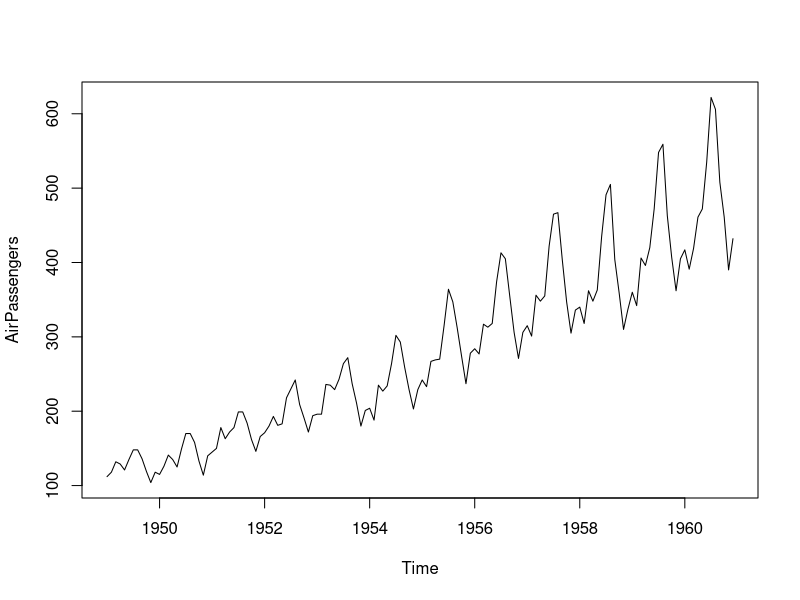
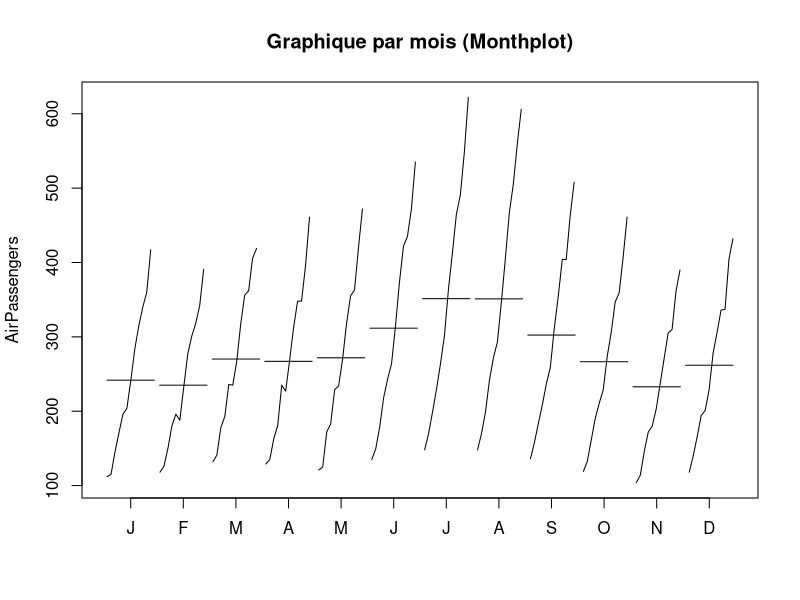
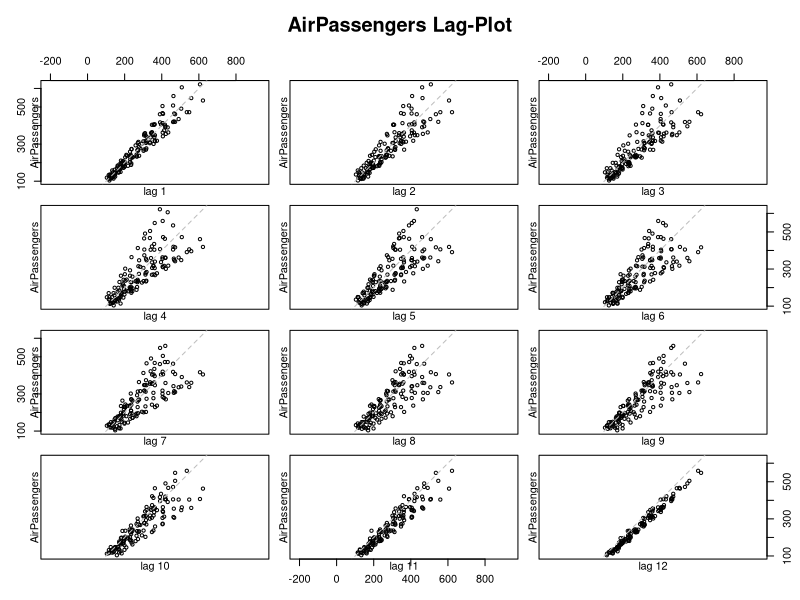
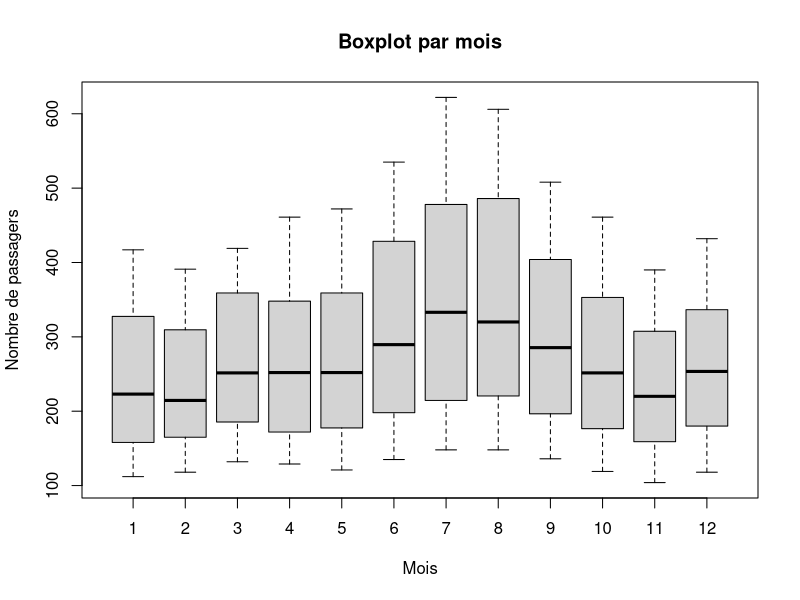
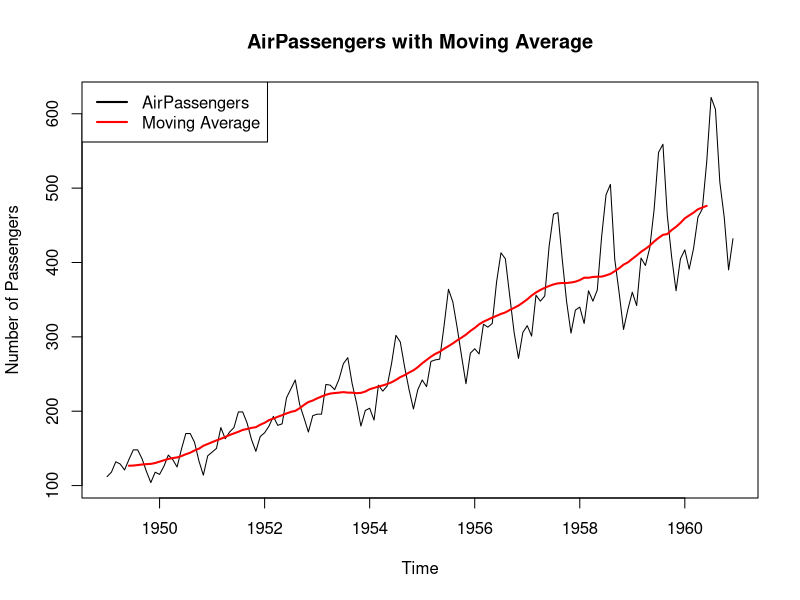
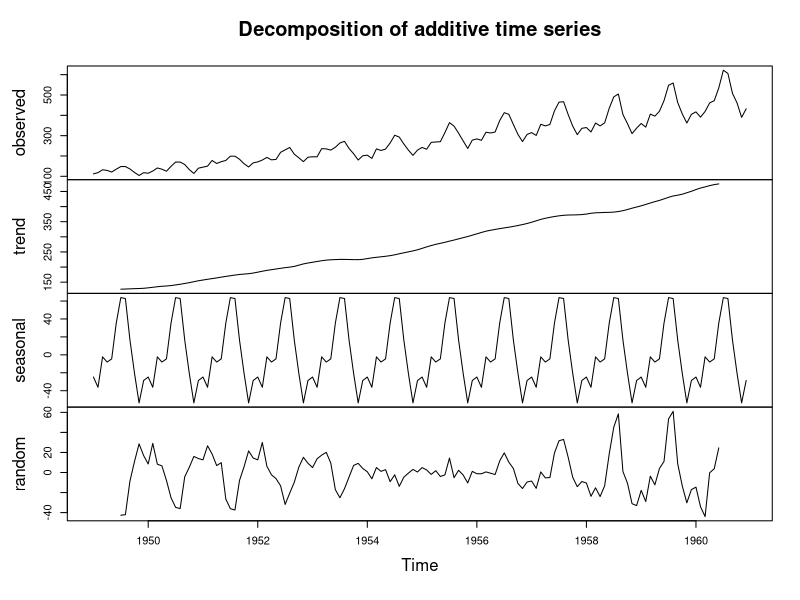
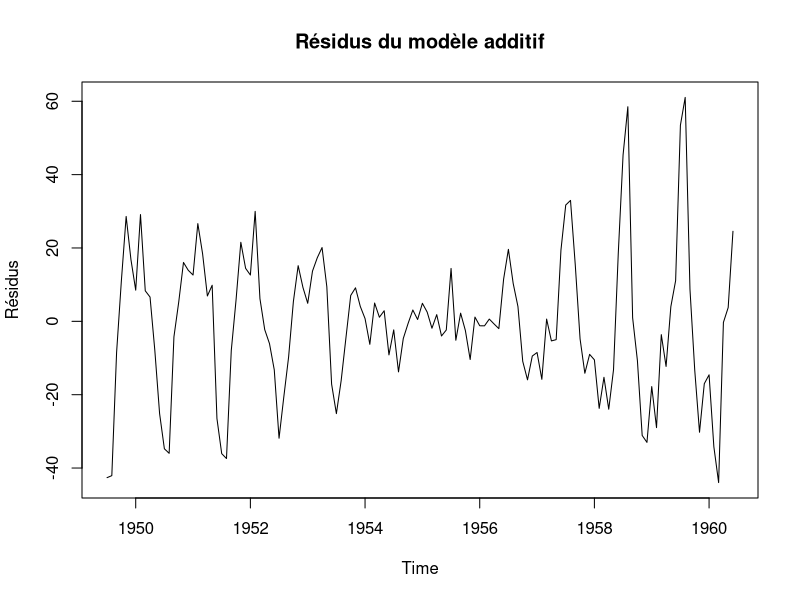
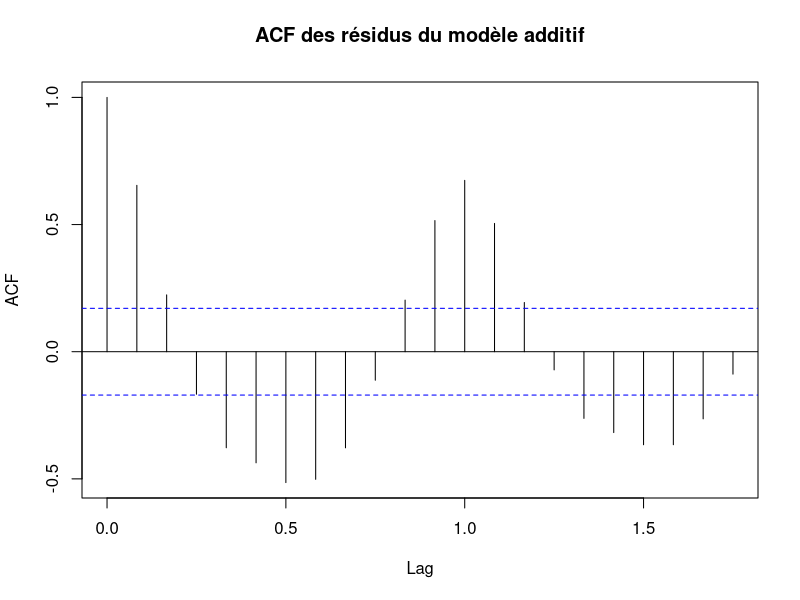

Source code (R) for these figures, in order:
## ---- chunk 1
library(tseries)
par(mfrow = c(1, 1))


data(AirPassengers)
plot(AirPassengers)
## ---- chunk 2
library(forecast)

monthplot(AirPassengers, main = "Graphique par mois (Monthplot)")

lag.plot(
  AirPassengers,
  lags = 12,
  do.lines = FALSE,
  main = "AirPassengers Lag-Plot"
)

boxplot(
  AirPassengers ~ cycle(AirPassengers),
  main = "Boxplot par mois",
  xlab = "Mois",
  ylab = "Nombre de passagers"
)
## ---- chunk 3
ma <- filter(AirPassengers, rep(1 / 12, 12))

plot(
  AirPassengers,
  main = "AirPassengers with Moving Average",
  ylab = "Number of Passengers"
)
lines(ma, col = "red", lwd = 2)
legend(
  "topleft",
  legend = c("AirPassengers", "Moving Average"),
  col = c("black", "red"),
  lwd = 2
)
## ---- chunk 4
airpassengers_add <- decompose(AirPassengers, type = "additive")
plot(airpassengers_add)
residus_add <- airpassengers_add$random
residus_add_clean <- stats::na.omit(residus_add)
plot(residus_add_clean, main = "Résidus du modèle additif", ylab = "Résidus")
acf(residus_add_clean, main = "ACF des résidus du modèle additif")
## ---- chunk 5
airpassengers_mult <- decompose(AirPassengers, type = "multiplicative")
plot(airpassengers_mult)
residus_mult <- airpassengers_mult$random
residus_mult_clean <- stats::na.omit(residus_mult)

plot(
  residus_mult_clean,
  main = "Résidus du modèle multiplicatif",
  ylab = "Résidus"
)

acf(
  residus_mult_clean,
  main = "ACF des résidus du modèle multiplicatif"
)
## ---- chunk 6
dec_stl <- stl(log(AirPassengers), s.window = "periodic")
plot(dec_stl, main = "Décomposition STL de log(AirPassengers)")
## ---- chunk 7
trend_diff <- diff(log(AirPassengers))
saison_diff <- diff(log(AirPassengers), lag = 12)
final_diff <- diff(trend_diff, lag = 12)

plot(
  trend_diff,
  main = "Différence tendancielle (Trend)",
  ylab = "Différence tendancielle"
)
plot(
  saison_diff,
  main = "Différence saisonnière (Seasonal)",
  ylab = "Différence saisonnière"
)
plot(
  final_diff,
  main = "Différence finale (Trend + Seasonal)",
  ylab = "Différence finale"
)

acf(
  final_diff,
  main = "ACF de la série différenciée",
  lag.max = 20
)
## ---- chunk 8
kpss_test_result <- kpss.test(final_diff)
print(kpss_test_result)

adf_test_result <- adf.test(final_diff)
print(adf_test_result)
